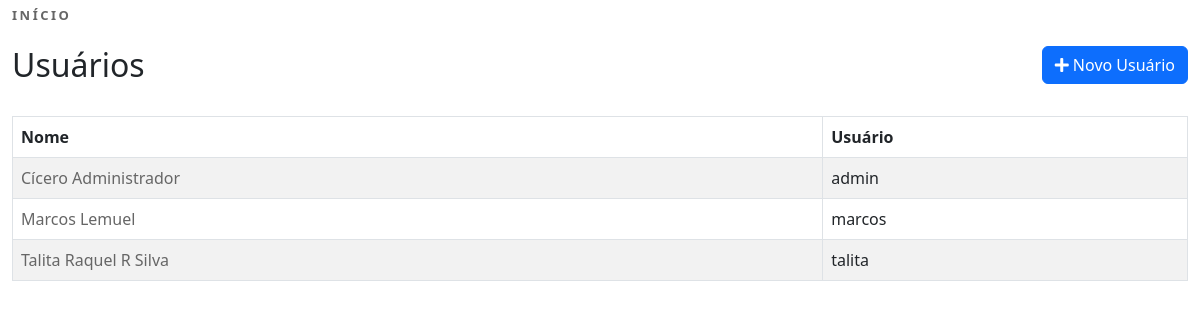
Page /office/usuarios&idu=400 (signed in) on the committed database.
### tables this page shows
CREATE TABLE IF NOT EXISTS `usuarios` (
  `id` int NOT NULL AUTO_INCREMENT,
  `nome` varchar(60) NOT NULL,
  `usuario` varchar(30) NOT NULL,
  `senha` varchar(150) DEFAULT NULL,
  `adm` char(1) NOT NULL,
  `ativo` char(1) NOT NULL,
  `data_cad` datetime NOT NULL,
  PRIMARY KEY (`id`) USING BTREE
);

### app/controllers/UsuariosController.php (called while the page is built, shortened)
<?php
$vGet = $_GET;
require_once( LOCAL . '/app/config/includes/funcoes.php');
$id_usuario = isset($vGet['idu']) ? codigoHash((int)$vGet['idu'], "d") : 0;
$include_once = "usuarios.php";
require_once( LOCAL . '/app/model/UsuarioModel.php');
include_once "app/views/office/{$include_once}";

### index.php (called while the page is built, shortened)
<?php
include_once("app/config/route.php");
include_once( $includeController );

### app/model/UsuarioModel.php (called while the page is built, shortened)
<?php
require_once( LOCAL . '/app/config/includes/connection.php');
$dados = [];
if ($vParameters==="novo") {
} else {
    $query = $conn->query("SELECT * FROM usuarios ORDER BY nome");
        while ($re = mysqli_fetch_assoc($query)) {
        $dados[] = $re;
        }
}

### app/config/includes/funcoes.php (called while the page is built, shortened)
<?php
function codigoHash($codigo, $acao = null){
    $vCodigo = is_null($acao) ? ((int)$codigo * (int)$codigo + 399) : sqrt((int)$codigo - 399);
    return $vCodigo;
}

### app/views/office/usuarios.php (the view, shortened to what this page needs)
<!DOCTYPE html>
<html lang="pt-br">
    <head>
        <link href="<?=URL?>/assets/bootstrap/css/bootstrap.min.css" rel="stylesheet">
        <link rel="stylesheet" href="<?=URL?>/assets/bootstrap/css/fontawesome.min.css">
        <link rel="stylesheet" type="text/css" href="<?=URL?>/app/views/office/assets/css/style_index_01.css"/>
    </head>
    <body>
        <div class="container-fluid">
            <div class="row">
                <div class="col">
                    <div class="links-voltar">
                        <a href="<?=URL?>/Office/Inicio" class="links"><span>INÍCIO</span></a>
                    </div>
                </div>
            </div>
            <div class="row">
                <div class="col-md-6">
                    <h2>Usu&aacute;rios</h2>
                </div>
                <div class="col-md-6" style="text-align: right">
                    <a href="<?=URL?>/Office/Usuarios/Novo" class="btn btn-primary"><i class="fas fa-plus"></i> Novo Usu&aacute;rio</a>
                </div>
            </div>
            <br>
            <div class="row">
                <div class="col">
                    <?php
                    if (!empty($dados)) {
                        ?>
                        <div class="table-responsive" style="margin-bottom:15px;">
                            <table class="table table-striped table-bordered table-hover wrap">
                                <thead>
                                    <th>Nome</th>
                                    <th>Usuário</th>
                                </thead>
                                <tbody>
                                    <?php
                                    foreach ($dados AS $dado) {
                                        ?>
                                        <tr>
                                            <td>
                                                <a href="<?=URL?>/office/usuarios/Editar&idu=<?=codigoHash($id_usuario)?>&ida=<?=codigoHash($dado['id'])?>&acao=consultar" class="links">
                                                    <?=$dado['nome']?>
                                                </a>
                                            </td>
                                            <td>
                                                <?=$dado['usuario']?>
                                            </td>
                                        </tr>
                                        <?php
                                    }
                                    ?>
                                </tbody>
                            </table>
                        </div>
                        <?php
                    } else {
                        echo '<br><br><br><h5>Nenhum Usu&aacute;rio Cadastrado!</h5>';
                    }
                    ?>
                </div>
            </div>
        </div>
    </body>
</html>

### app/views/office/assets/css/style_index_01.css (style rules this page uses)
a:link.links { text-decoration: none; color: #666666; }
.links-voltar { font-size: 13px; font-weight: bold; letter-spacing: 2.5px; margin-top: 6px; margin-bottom: 20px; }

### rows in the picture
usuarios: nome "Cícero Administrador", usuario "admin"
usuarios: nome "Marcos Lemuel", usuario "marcos"
usuarios: nome "Talita Raquel R Silva", usuario "talita"
